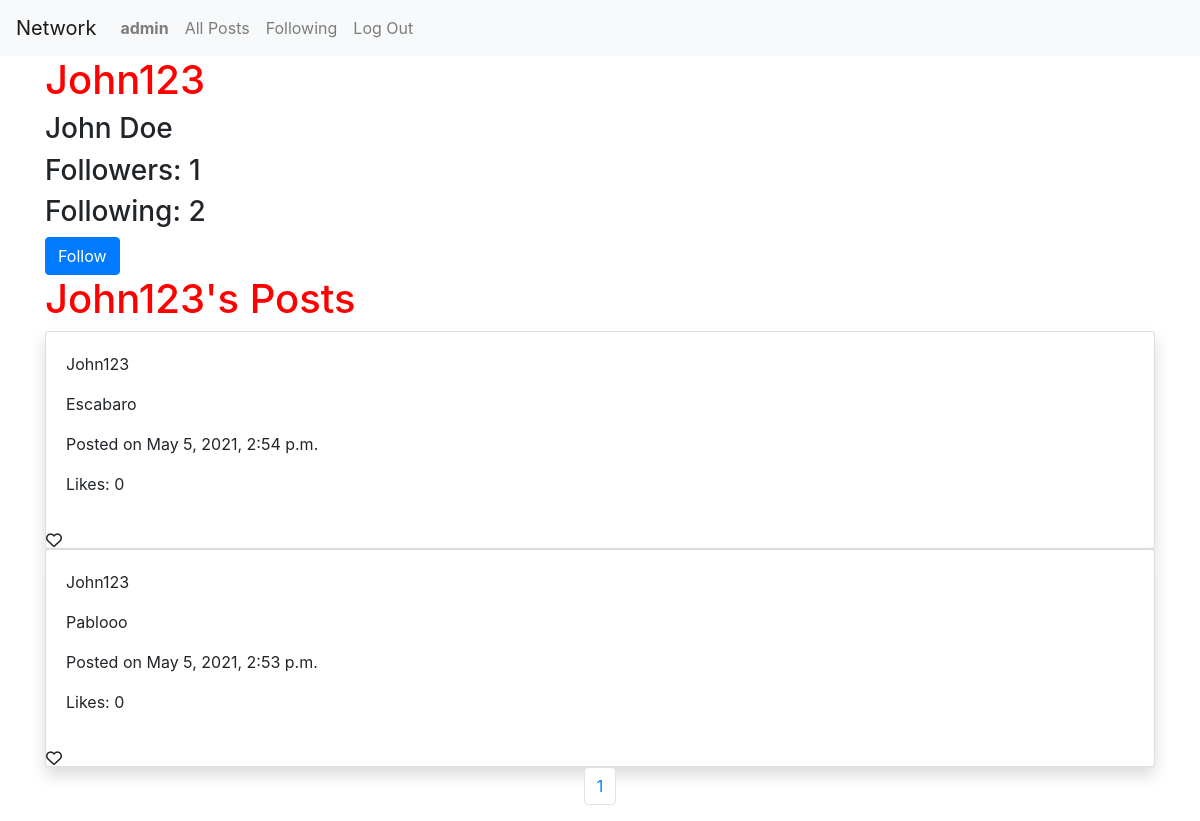
The page /profile/John123 (signed in) on the database its author committed.
### network/models.py (models this page shows, shortened)
class User(AbstractUser):
    pass

class Profile(models.Model):
    user = models.ForeignKey(User, on_delete=models.CASCADE)
    follower = models.ManyToManyField(User, blank=True, related_name="follower_user")
    following = models.ManyToManyField(User, blank=True, related_name="following_user")
    def __str__(self):
        return self.user.username

class Post(models.Model):
    body = models.CharField(max_length=300, blank=True)
    user = models.ForeignKey(User, on_delete=models.CASCADE)
    timestamp = models.DateTimeField(auto_now_add=True)
    likes = models.ManyToManyField(User, blank=True, related_name="liked_user")

### network/views.py (the view)
# urls.py: path("profile/<str:user_id>", views.profile, name="profile"),
@login_required
def profile(request, user_id):
    key_user = User.objects.get(username=user_id)
    key = Profile.objects.get(user=key_user)
    print(key)
    page_posts = Paginator(Post.objects.filter(user=key_user), 10)
    page_number = request.GET.get("page")
    if page_number != None:
        try:
            required_page = page_posts.page(page_number)
        except:
            required_page = page_posts.page(1)
    else:
        required_page = page_posts.page(1)
    return render(request, "network/profile.html", {
        "posts": required_page,
        "profile": key
    })

### network/templates/network/profile.html (shortened to what this page needs)
{% extends "network/layout.html" %}
{% load static %}
{% block body %}
<div class="container">
    <h1>{{ profile.user.username }}</h1>
    <h3>{{ profile.user.get_full_name }}</h3>
    <h3>Followers: <span id="follow-count">{{ profile.follower.count }}</span></h3>
    <h3>Following: {{ profile.following.count }} </h3>
    {% if profile.user != request.user  %}
        {% if user not in profile.follower.all %}
            <button id="follow-btn" class="btn btn-primary" data-user="{{ profile.user.username }}">Follow</button>
        {% else %}
            <button id="follow-btn" class="btn btn-secondary" data-user="{{ profile.user.username }}">Unfollow</button>
        {% endif %}
        <h1>{{ profile.user.username }}'s Posts</h1>
    {%else %}
    <h1>Your Posts</h1>
    {% endif %}
    <div id="content">
        {% for post in posts reversed %}
        <div id="post-{{ post.id }}" class="card shadow">
            <div class="card-body">
                <p>{{post.user.username}}</p>
                <p>{{post.body}}</p>
                <p>Posted on {{ post.timestamp }}</p>
                <p>Likes: {{ post.likes.count }}</p>
            </div>
            <i class="far fa-heart"></i>
        </div>
        {% endfor %}
    </div>
</div>
<nav aria-label="Page navigation example">
    <ul class="pagination justify-content-center">
      <li class="page-item"><a class="page-link" href="#">{{ posts.number }}</a></li>
    </ul>
</nav>
{% endblock %}

### network/templates/network/layout.html (shortened to what this page needs)
{% load static %}
<!DOCTYPE html>
<html lang="en">
    <head>
        <link rel="stylesheet" href="https://stackpath.bootstrapcdn.com/bootstrap/4.4.1/css/bootstrap.min.css">
        <link href="{% static 'network/index.css' %}" rel="stylesheet">
    </head>
    <body>
        <nav class="navbar navbar-expand-lg navbar-light bg-light">
            <a class="navbar-brand" href="#">Network</a>
            <div>
              <ul class="navbar-nav mr-auto">
                {% if user.is_authenticated %}
                    <li class="nav-item">
                        <a class="nav-link" href="{% url 'profile' user_id=user.username %}"><strong>{{ user.username }}</strong></a>
                    </li>
                {% endif %}
                <li class="nav-item">
                  <a class="nav-link" href="{% url 'index' %}">All Posts</a>
                </li>
                {% if user.is_authenticated %}
                    <li class="nav-item">
                        <a class="nav-link" href="{% url 'following_page' %}">Following</a>
                    </li>
                    <li class="nav-item">
                        <a class="nav-link" href="{% url 'logout' %}">Log Out</a>
                    </li>
                {% endif %}
              </ul>
            </div>
          </nav>
        <div class="body">
            {% block body %}
            {% endblock %}
        </div>
    </body>
</html>

### network/static/network/index.css (style rules this page uses)
h1 { color: red; }

### rows shown on the page
User: username "admin"
Profile: user.username "John123", user.get_full_name "John Doe", follower.count "1", following.count "2"
Post: user.username "John123", body "Escabaro", timestamp "May 5, 2021, 2:54 p.m.", likes.count "0"
Post: user.username "John123", body "Pablooo", timestamp "May 5, 2021, 2:53 p.m.", likes.count "0"

### other values the page prints
{{ posts.number }} "1"
